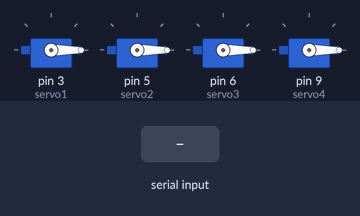
The sketch below on a simulated Arduino Uno, built with avr-gcc and run on an emulated ATmega328P. Shown: 4 × servo. Inputs (shaded band) come from the test bench. What the sketch prints to the serial monitor is not drawn.

Above: at 3.2 s.
3.3 s: "1" received over the second serial link
At 3.7 s:
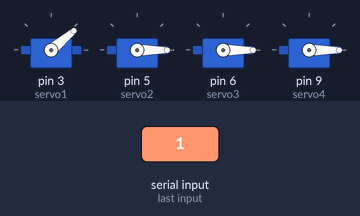
5.3 s: "2" received over the second serial link
At 5.7 s:
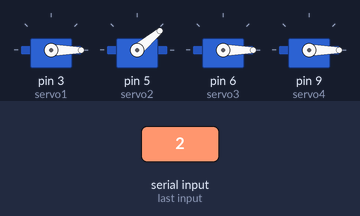
7.3 s: "3" received over the second serial link
At 7.6 s:
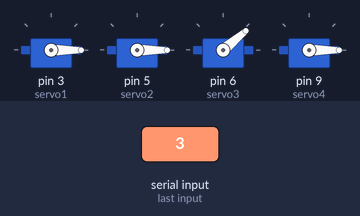
9.3 s: "4" received over the second serial link
At 9.7 s:
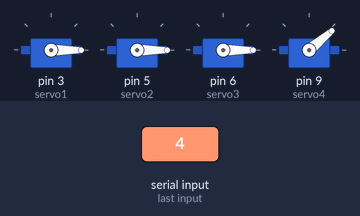
Timing chart, 0 to 12.3 s (numbered marks = the images above; inputs shaded):
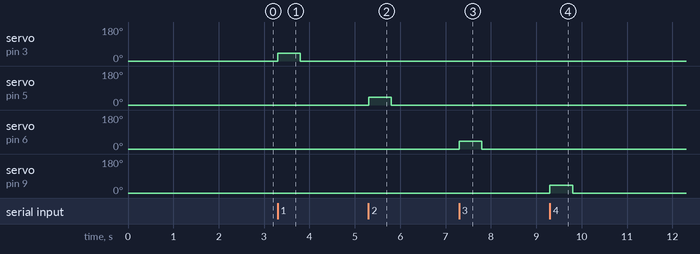

The sketch:

QuadcopterTest1_1.ino
```cpp
#include <Servo.h>

// Wiring
// Connect Dout to the Pin2 (Arduino pin(2) Rx , Dout)
// Connect Din to the Pin4 (Arduino pin(4) Tx , Din)
// Esc 1 pin 3, Esc2 - pin5, Esc 3 - pin 6, Esc 4 - pin 9

#include <SoftwareSerial.h>
#define numberOfDigits 3
char theNumberString[numberOfDigits + 1];
int theNumber,omega=0, thresholdUp=255, thresholdDown
=1;

uint8_t pinRx = 2 , pinTx = 4; // the pin on Arduino
long BaudRate = 57600 , sysTick = 0;
char GotChar, getData;
boolean stringComplete=false;
String inputString = "";

// Compare function variables
char inData[20]; // Allocate some space for the string
char inChar=-1; // Where to store the character read
byte index = 0; // Index into array; where to store the character

// Xbee SoftwareSerial initialization
SoftwareSerial xbee(pinRx, pinTx); // RX, TX

Servo servo1;
Servo servo2;
Servo servo3;
Servo servo4;
int val=-1;
boolean cond=false, manual=false, test=false, pid=false;
String incomingString = "-1";

void setup()
{
  // Xbee communication

  Serial.begin(BaudRate);
  Serial.println( "Welcome on board." );
  Serial.print("BaudRate:");
  Serial.println(BaudRate);
  Serial.print(" Rx Pin#");
  Serial.println(pinRx,DEC);
  Serial.print(" Tx Pin#");
  Serial.println(pinTx,DEC);
  // set the data rate for the SoftwareSerial port
  xbee.begin( BaudRate );
  xbee.println("Setup Completed. Welcome on board.");

  // Motor initialization
  servo1.attach(3);  // attaches the servo on pin 3
  servo2.attach(5);  // attaches the servo on pin 5
  servo3.attach(6);  // attaches the servo on pin 6
  servo4.attach(9);

  servo1.write(0);
  servo2.write(0);
  servo3.write(0);
  servo4.write(0);

  delay(2000);
}

void loop()
{
  while(xbee.available())
  {
    cond=true;
    // there is something to read
    getData = xbee.read();
    if (getData == 'p')
    {
      pid = true;
    }
    if (getData == 'w')
    {
     if (omega<thresholdUp)
       {
         omega++;
       }
    }
    else if (getData == 's')
    {
      if (omega>thresholdDown)
      {
        omega--;
      }
    }
    else if(getData == 'r')
    {
      omega=1;
    }
    else if (getData== '1')
    {
      testMotor(1);
    }
    else if (getData== '2')
    {
      testMotor(2);
    }
    else if (getData== '3')
    {
      testMotor(3);
    }
    else if (getData== '4')
    {
      testMotor(4);
    }
    motorSpeed(omega);
  }
  /*
  if (cond)
  Serial.println("COND");
  int val = incomingString.toInt();
  Serial.println("");

  Serial.print("     ");
  Serial.print(val);

  Serial.println("");
  if (val>-1 && val<=255)
  {

    Serial.println("AAA");

    Serial.println(val);
//    println("Motor reference value= ");
//    print(val);
//    servo1.write(val);
//    servo2.write(val);
//    servo3.write(val);
//    servo4.write(val);
  }
  incomingString="-1";
  cond=false;
  */
}

void motorSpeed(int x)
{
    xbee.print(x);
    servo1.write(x);
    servo2.write(x);
    servo3.write(x);
    servo4.write(x);
}

void testMotor(int x)
{
    xbee.print(" Testing motor: ");
    xbee.print(x);
    if (x==1)
    {
      servo1.write(40);
      delay(500);
      servo1.write(0);
    }
    else if (x==2)
    {
      servo2.write(40);
      delay(500);
      servo2.write(0);
    }
    else if (x==3)
    {
      servo3.write(40);
      delay(500);
      servo3.write(0);
    }
    else if (x==4)
    {
      servo4.write(40);
      delay(500);
      servo4.write(0);
    }
}
```

Measured:
- after the input at 3.3 s, servo on pin 3 (servo1): 0° → 40° at once, → 0° 0.50 s later
- after the input at 5.3 s, servo on pin 5 (servo2): 0° → 40° at once, → 0° 0.50 s later
- after the input at 7.3 s, servo on pin 6 (servo3): 0° → 40° at once, → 0° 0.50 s later
- after the input at 9.3 s, servo on pin 9 (servo4): 0° → 40° at once, → 0° 0.50 s later
